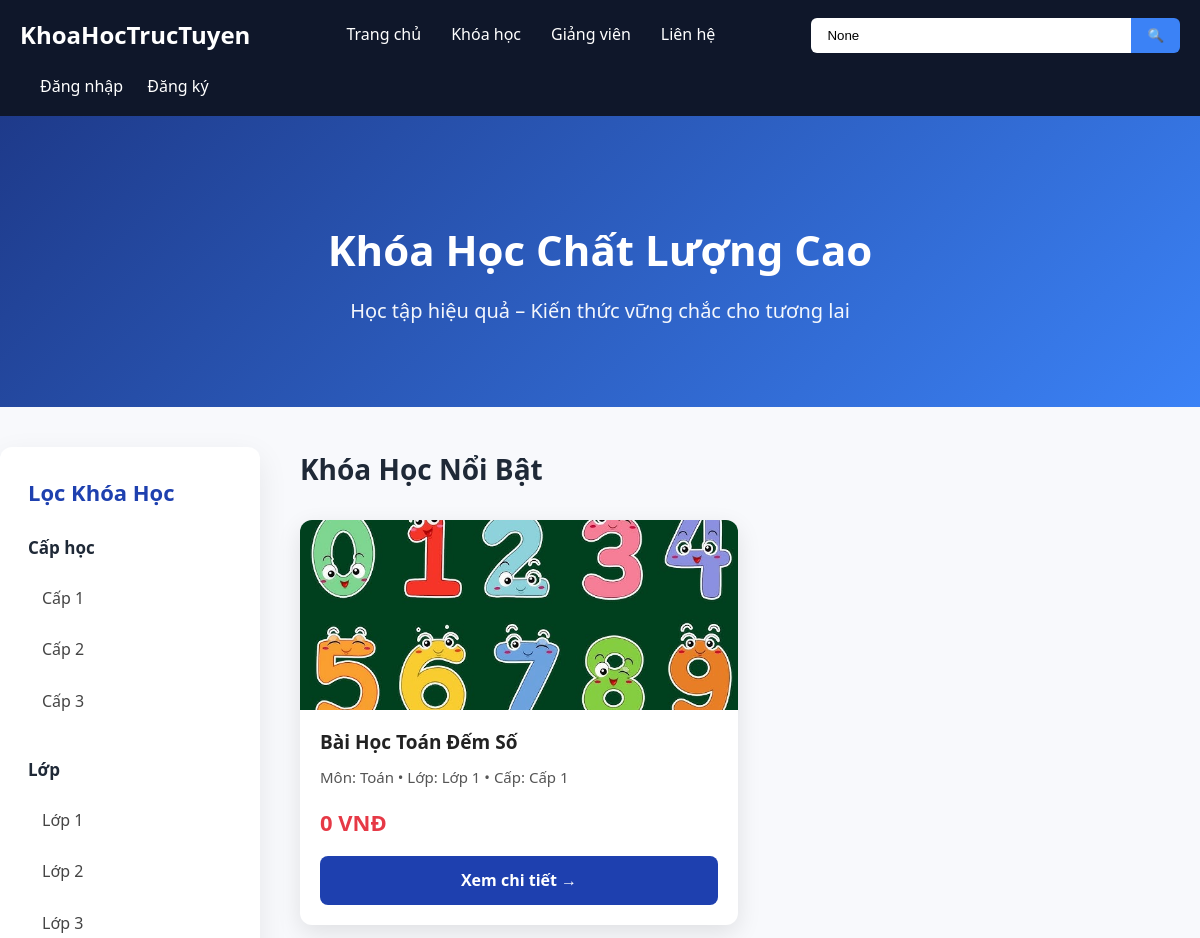
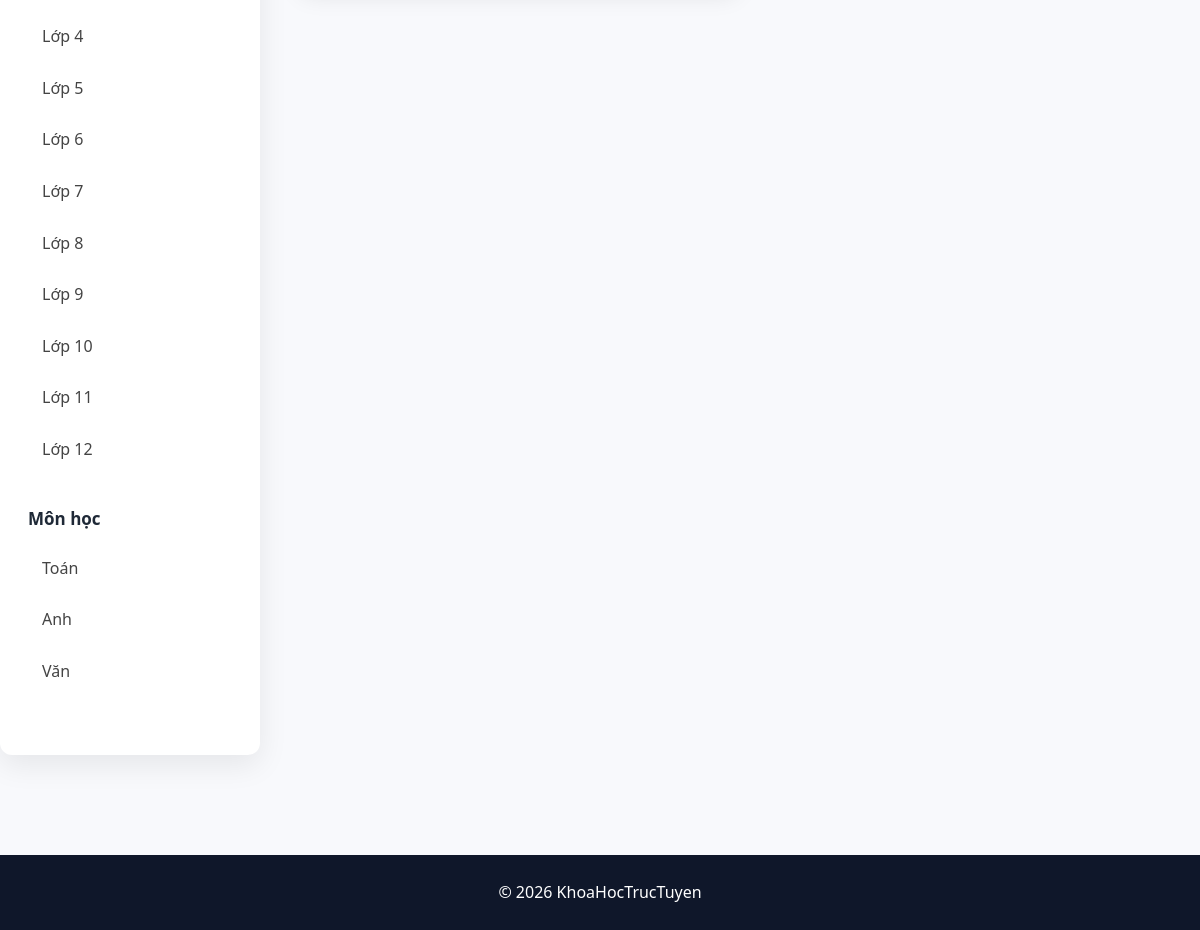
Page /courses/ on the committed database (2 pictures, top to bottom).
### courses/models.py (models this page shows, shortened)
class Level(models.Model):
    name = models.CharField(max_length=50)
    def __str__(self):
        return self.name

class Grade(models.Model):
    name = models.CharField(max_length=50)
    level = models.ForeignKey(Level,on_delete=models.CASCADE)
    def __str__(self):
        return self.name

class Subject(models.Model):
    name = models.CharField(max_length=100)
    def __str__(self):
        return self.name

class Course(models.Model):
    title = models.CharField(max_length=200)
    description = models.TextField(blank=True)
    price = models.DecimalField(max_digits=10, decimal_places=0, default=0)
    is_free = models.BooleanField(default=True)
    subject = models.ForeignKey('Subject', on_delete=models.CASCADE)
    grade = models.ForeignKey('Grade', on_delete=models.CASCADE)
    level = models.ForeignKey('Level', on_delete=models.CASCADE)
    image = models.ImageField(
        upload_to='courses/',
        blank=True,
        null=True,
        verbose_name="Ảnh khóa học",
        help_text="Kích thước khuyến nghị: 800x450px hoặc lớn hơn"
    )
    is_published = models.BooleanField(default=False, verbose_name="Đã xuất bản")

### courses/views.py (the view)
# urls.py: path('', include('courses.urls')),
def courses(request):
    courses = Course.objects.all()
    level = request.GET.get("level")
    grade = request.GET.get("grade")
    subject = request.GET.get("subject")
    q = request.GET.get("q")
    if level:
        courses = courses.filter(level_id=level)
    if grade:
        courses = courses.filter(grade_id=grade)
    if subject:
        courses = courses.filter(subject_id=subject)
    if q:
        courses = courses.filter(
            Q(title__icontains=q) |
            Q(description__icontains=q)
        )
    levels = Level.objects.all()
    grades = Grade.objects.all()
    subjects = Subject.objects.all()
    return render(request,"courses.html",{
        "courses":courses,
        "levels":levels,
        "grades":grades,
        "subjects":subjects,
        "q": q
    })

### courses/context_processors.py (called while the page is built)
def menu_data(request):
    levels = Level.objects.all()
    return {
        'levels': levels
    }

### templates/courses.html (shortened to what this page needs)
{% extends "base.html" %}
{% load static %}
{% block extra_css %}
<link rel="stylesheet" href="{% static 'courses.css' %}">
{% endblock %}
{% block content %}
<div class="hero">
    <div class="container">
        <h1>Khóa Học Chất Lượng Cao</h1>
        <p>Học tập hiệu quả – Kiến thức vững chắc cho tương lai</p>
    </div>
</div>
<div class="courses-page container">
    <aside class="sidebar">
        <h2>Lọc Khóa Học</h2>
        <div class="filter-group">
            <h3>Cấp học</h3>
            {% for level in levels %}
                <a href="?level={{ level.id }}" class="{% if request.GET.level == level.id|stringformat:'s' %}active{% endif %}">{{ level.name }}</a>
            {% endfor %}
        </div>
        <div class="filter-group">
            <h3>Lớp</h3>
            {% for grade in grades %}
                <a href="?grade={{ grade.id }}" class="{% if request.GET.grade == grade.id|stringformat:'s' %}active{% endif %}">{{ grade.name }}</a>
            {% endfor %}
        </div>
        <div class="filter-group">
            <h3>Môn học</h3>
            {% for subject in subjects %}
                <a href="?subject={{ subject.id }}" class="{% if request.GET.subject == subject.id|stringformat:'s' %}active{% endif %}">{{ subject.name }}</a>
            {% endfor %}
        </div>
    </aside>
    <main class="course-list">
        <h2>Khóa Học Nổi Bật</h2>
        <div class="course-grid">
            {% for course in courses %}
            <div class="course-card">
                <div class="course-image">
                    {% if course.image %}
                        <img src="{{ course.image.url }}" alt="{{ course.title }}">
                    {% else %}
                        <img src="{% static 'hq720.jpg' %}" alt="Mẫu khóa học">
                    {% endif %}
                </div>
                <div class="course-info">
                    <h3>{{ course.title }}</h3>
                    <p>Môn: {{ course.subject }} • Lớp: {{ course.grade }} • Cấp: {{ course.level }}</p>
                    <div class="price">{{ course.price }} VNĐ</div>
                    <a href="/course/{{ course.id }}" class="btn-detail">Xem chi tiết →</a>
                </div>
            </div>
            {% endfor %}
        </div>
    </main>
</div>
{% endblock %}

### templates/base.html (shortened to what this page needs)
{% load static %}
<!DOCTYPE html>
<html lang="vi">
{% load static %}
<head>
    <link rel="stylesheet" href="{% static 'style.css' %}">
    <link rel="stylesheet" href="https://cdn.jsdelivr.net/npm/bootstrap-icons@1.11.3/font/bootstrap-icons.min.css">
    {% block extra_css %}{% endblock %}
</head>
<body>
    <nav class="navbar">
        <div class="container nav-flex">
            <a href="/" class="logo">KhoaHocTrucTuyen</a>
            <div class="menu">
                <a href="/">Trang chủ</a>
                <a href="/courses/" class="dropdown">Khóa học</a>
                <a href="#">Giảng viên</a>
                <a href="#">Liên hệ</a>
            </div>
            <form action="/courses/" method="GET" class="search-box">
                <input type="text" name="q" placeholder="Tìm khóa học..." value="{{q}}">
                <button type="submit">🔍</button>
            </form>
            <div class="auth">
                {% if user.is_authenticated %}
                    <div class="user-box">
                        <span class="hello">
                            👋 Xin chào, <b>{{ user.username }}</b>
                        </span>
                        <form action="{% url 'logout' %}" method="post" class="logout-form">
                            {% csrf_token %}
                            <button type="submit" class="logout-btn">
                                <i class="bi bi-box-arrow-right"></i>
                                Đăng xuất
                            </button>
                        </form>
                    </div>
                {% else %}
                    <a href="{% url 'login' %}" class="login-btn">Đăng nhập</a>
                    <a href="{% url 'register' %}" class="register-btn">Đăng ký</a>
                {% endif %}
            </div>
        </div>
    </nav>
    {% block content %}{% endblock %}
    <footer>
        © 2026 KhoaHocTrucTuyen
    </footer>
</body>
</html>

### static/style.css (style rules this page uses)
* { margin:0; padding:0; box-sizing:border-box; }
body { font-family: 'Segoe UI', system-ui, sans-serif; background:#f8f9fc; color:#222; line-height:1.6; }
.container { max-width:1280px; margin:0 auto; padding:0 20px; }
.navbar { background:#0f172a; padding:16px 0; color:white; }
.nav-flex { display:flex; align-items:center; justify-content:space-between; flex-wrap:wrap; gap:20px; }
.logo { font-size:24px; font-weight:700; color:white; text-decoration:none; }
.menu { display:flex; gap:30px; }
.menu a { color:white; text-decoration:none; font-weight:500; }
.search-box { display:flex; }
.search-box input { padding:10px 16px; width:320px; border:none; border-radius:6px 0 0 6px; }
.search-box button { background:#3b82f6; color:white; border:none; padding:10px 16px; border-radius:0 6px 6px 0; cursor:pointer; }
.auth a { color:white; text-decoration:none; margin-left:20px; font-weight:500; }
.hero { background: linear-gradient(135deg, #1e40af, #3b82f6); color:white; text-align:center; padding:80px 20px; }
.hero h1 { font-size:42px; margin-bottom:12px; }
.hero p { font-size:20px; opacity:0.95; }
footer { background:#0f172a; color:white; text-align:center; padding:25px; margin-top:60px; }
.hero { background: linear-gradient(135deg, #1e3a8a, #3b82f6); color: white; padding: 100px 0 80px; position: relative; overflow: hidden; }
.course-grid { display: grid; grid-template-columns: repeat(auto-fill, minmax(320px, 1fr)); gap: 28px; }
.course-card { background: white; border-radius: 16px; overflow: hidden; box-shadow: 0 10px 30px rgba(0,0,0,0.08); transition: all 0.35s ease; }
.price { font-size: 1.5rem; font-weight: 700; color: #e11d48; }
.btn-detail { padding: 10px 20px; background: #1e40af; color: white; border-radius: 8px; text-decoration: none; font-weight: 600; transition: all 0.25s; }

### static/courses.css (style rules this page uses)
.courses-page { display:flex; gap:40px; padding:40px 0; flex-wrap:wrap; }
.sidebar { width:260px; background:white; padding:28px; border-radius:12px; box-shadow:0 10px 30px rgba(0,0,0,0.08); height:fit-content; position:sticky; top:20px; }
.sidebar h2 { font-size:22px; margin-bottom:24px; color:#1e40af; }
.filter-group { margin-bottom:32px; }
.filter-group h3 { font-size:17px; margin-bottom:14px; color:#1f2937; }
.filter-group a { display:block; padding:10px 14px; color:#444; text-decoration:none; border-radius:8px; margin:6px 0; transition:0.2s; }
.course-list { flex:1; min-width:300px; }
.course-list h2 { font-size:28px; margin-bottom:28px; color:#1f2937; }
.course-grid { display:grid; grid-template-columns:repeat(auto-fill, minmax(300px, 1fr)); gap:24px; }
.course-card { background:white; border-radius:12px; overflow:hidden; box-shadow:0 8px 25px rgba(0,0,0,0.1); transition:0.3s; }
.course-image { height:190px; overflow:hidden; }
.course-image img { width:100%; height:100%; object-fit:cover; transition:0.4s; }
.course-info { padding:20px; }
.course-info h3 { font-size:19px; margin-bottom:10px; line-height:1.3; }
.course-info p { color:#555; margin-bottom:16px; font-size:15px; }
.price { font-size:22px; font-weight:700; color:#e63946; margin-bottom:16px; }
.btn-detail { display:block; text-align:center; padding:12px; background:#1e40af; color:white; text-decoration:none; border-radius:8px; font-weight:600; transition:0.2s; }

### rows in the picture
Level: name "Cấp 1"
Level: name "Cấp 2"
Level: name "Cấp 3"
Grade: name "Lớp 1"
Grade: name "Lớp 2"
Grade: name "Lớp 3"
Grade: name "Lớp 4"
Grade: name "Lớp 5"
Grade: name "Lớp 6"
Grade: name "Lớp 7"
Grade: name "Lớp 8"
Grade: name "Lớp 9"
Grade: name "Lớp 10"
Grade: name "Lớp 11"
Grade: name "Lớp 12"
Subject: name "Toán"
Subject: name "Anh"
Subject: name "Văn"
Course: image (picture), title "Bài Học Toán Đếm Số", subject "Toán", grade "Lớp 1", level "Cấp 1", price "0"
